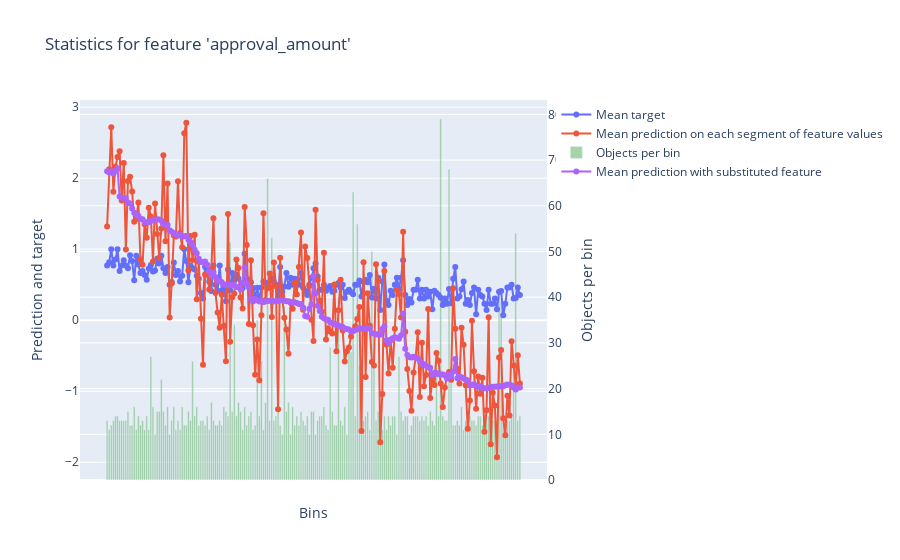

Write notebook code for a chart like this one.
### Code cell
feature = 'approval_amount'
res = model.calc_feature_statistics(X_train, y_train, feature, plot=True)

### Figure 1 — Plotly figure (JSON) as saved in the notebook; plotly's stock layout.template omitted (floating-point values rounded to 4 significant figures; data arrays with more than 128 entries replaced by an {"elided": "..."} marker saying what was removed)
{"data": [{"mode": "lines+markers", "name": "Mean target", "type": "scatter", "xaxis": "x", "y": {"elided": "199 float values"}, "yaxis": "y"}, {"mode": "lines+markers", "name": "Mean prediction on each segment of feature values", "type": "scatter", "xaxis": "x", "y": {"elided": "199 float values"}, "yaxis": "y"}, {"marker": {"color": "rgba(30, 150, 30, 0.4)"}, "name": "Objects per bin", "type": "bar", "width": 0.8, "xaxis": "x", "y": {"elided": "199 int values"}, "yaxis": "y2"}, {"mode": "lines+markers", "name": "Mean prediction with substituted feature", "type": "scatter", "xaxis": "x", "y": {"elided": "199 float values"}, "yaxis": "y"}], "layout": {"title": {"text": "Statistics for feature 'approval_amount'"}, "xaxis": {"showticklabels": false, "tickmode": "array", "ticktext": {"elided": "199 str values"}, "tickvals": {"elided": "199 int values"}, "title": {"text": "Bins"}}, "yaxis": {"overlaying": "y2", "side": "left", "title": {"text": "Prediction and target"}}, "yaxis2": {"position": 1, "side": "right", "title": {"text": "Objects per bin"}}}}
